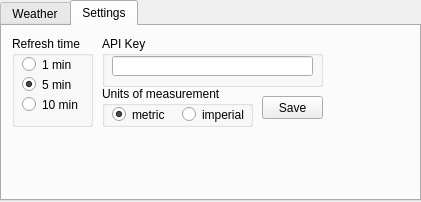
<?xml version="1.0" encoding="UTF-8"?>
<ui version="4.0">
 <class>MainWindow</class>
 <widget class="QMainWindow" name="MainWindow">
  <property name="windowModality">
   <enum>Qt::NonModal</enum>
  </property>
  <property name="enabled">
   <bool>true</bool>
  </property>
  <property name="geometry">
   <rect>
    <x>0</x>
    <y>0</y>
    <width>421</width>
    <height>202</height>
   </rect>
  </property>
  <property name="sizePolicy">
   <sizepolicy hsizetype="Fixed" vsizetype="Fixed">
    <horstretch>0</horstretch>
    <verstretch>0</verstretch>
   </sizepolicy>
  </property>
  <property name="focusPolicy">
   <enum>Qt::TabFocus</enum>
  </property>
  <property name="contextMenuPolicy">
   <enum>Qt::DefaultContextMenu</enum>
  </property>
  <property name="windowTitle">
   <string>Weather App - Open Weather Map</string>
  </property>
  <property name="autoFillBackground">
   <bool>false</bool>
  </property>
  <property name="tabShape">
   <enum>QTabWidget::Triangular</enum>
  </property>
  <widget class="QWidget" name="centralwidget">
   <property name="enabled">
    <bool>true</bool>
   </property>
   <property name="sizePolicy">
    <sizepolicy hsizetype="Maximum" vsizetype="Preferred">
     <horstretch>0</horstretch>
     <verstretch>0</verstretch>
    </sizepolicy>
   </property>
   <widget class="QTabWidget" name="tabWidget">
    <property name="geometry">
     <rect>
      <x>0</x>
      <y>0</y>
      <width>421</width>
      <height>201</height>
     </rect>
    </property>
    <property name="currentIndex">
     <number>1</number>
    </property>
    <widget class="QWidget" name="weatherTab">
     <attribute name="title">
      <string>Weather</string>
     </attribute>
     <widget class="QGroupBox" name="detailsBox">
      <property name="geometry">
       <rect>
        <x>0</x>
        <y>-1</y>
        <width>421</width>
        <height>181</height>
       </rect>
      </property>
      <property name="font">
       <font>
        <family>Arial</family>
        <pointsize>16</pointsize>
        <weight>75</weight>
        <bold>true</bold>
        <stylestrategy>PreferDefault</stylestrategy>
        <kerning>false</kerning>
       </font>
      </property>
      <property name="title">
       <string>City</string>
      </property>
      <widget class="QLabel" name="imageLabel">
       <property name="geometry">
        <rect>
         <x>339</x>
         <y>79</y>
         <width>71</width>
         <height>71</height>
        </rect>
       </property>
       <property name="font">
        <font>
         <family>Arial</family>
         <pointsize>11</pointsize>
         <weight>75</weight>
         <bold>true</bold>
         <stylestrategy>PreferDefault</stylestrategy>
         <kerning>false</kerning>
        </font>
       </property>
       <property name="frameShape">
        <enum>QFrame::Panel</enum>
       </property>
       <property name="text">
        <string>Image</string>
       </property>
       <property name="scaledContents">
        <bool>true</bool>
       </property>
       <property name="alignment">
        <set>Qt::AlignCenter</set>
       </property>
      </widget>
      <widget class="QLabel" name="tempLabel">
       <property name="geometry">
        <rect>
         <x>340</x>
         <y>20</y>
         <width>71</width>
         <height>50</height>
        </rect>
       </property>
       <property name="font">
        <font>
         <family>Arial</family>
         <pointsize>16</pointsize>
         <weight>75</weight>
         <bold>true</bold>
         <stylestrategy>PreferDefault</stylestrategy>
         <kerning>false</kerning>
        </font>
       </property>
       <property name="frameShape">
        <enum>QFrame::Panel</enum>
       </property>
       <property name="text">
        <string>Temp</string>
       </property>
       <property name="scaledContents">
        <bool>true</bool>
       </property>
       <property name="alignment">
        <set>Qt::AlignCenter</set>
       </property>
      </widget>
      <widget class="QPushButton" name="getDataBtn">
       <property name="geometry">
        <rect>
         <x>250</x>
         <y>150</y>
         <width>75</width>
         <height>23</height>
        </rect>
       </property>
       <property name="font">
        <font>
         <family>Arial</family>
         <pointsize>8</pointsize>
         <weight>75</weight>
         <bold>true</bold>
         <stylestrategy>PreferDefault</stylestrategy>
         <kerning>false</kerning>
        </font>
       </property>
       <property name="text">
        <string>PushButton</string>
       </property>
      </widget>
      <widget class="QFrame" name="frame">
       <property name="geometry">
        <rect>
         <x>9</x>
         <y>29</y>
         <width>191</width>
         <height>141</height>
        </rect>
       </property>
       <property name="frameShape">
        <enum>QFrame::StyledPanel</enum>
       </property>
       <property name="frameShadow">
        <enum>QFrame::Raised</enum>
       </property>
       <widget class="QWidget" name="formLayoutWidget">
        <property name="geometry">
         <rect>
          <x>-1</x>
          <y>-1</y>
          <width>194</width>
          <height>171</height>
         </rect>
        </property>
        <layout class="QFormLayout" name="formLayout">
         <item row="0" column="0">
          <widget class="QLabel" name="label">
           <property name="font">
            <font>
             <family>Arial</family>
             <pointsize>12</pointsize>
             <weight>75</weight>
             <bold>true</bold>
             <stylestrategy>PreferDefault</stylestrategy>
             <kerning>false</kerning>
            </font>
           </property>
           <property name="text">
            <string>Description</string>
           </property>
          </widget>
         </item>
         <item row="0" column="1">
          <widget class="QLabel" name="descriptionLabel">
           <property name="font">
            <font>
             <family>Arial</family>
             <pointsize>12</pointsize>
             <weight>50</weight>
             <italic>true</italic>
             <bold>false</bold>
             <underline>false</underline>
             <stylestrategy>PreferDefault</stylestrategy>
             <kerning>false</kerning>
            </font>
           </property>
           <property name="text">
            <string>TextLabel</string>
           </property>
          </widget>
         </item>
         <item row="1" column="0">
          <widget class="QLabel" name="label_3">
           <property name="font">
            <font>
             <family>Arial</family>
             <pointsize>12</pointsize>
             <weight>75</weight>
             <bold>true</bold>
             <stylestrategy>PreferDefault</stylestrategy>
             <kerning>false</kerning>
            </font>
           </property>
           <property name="text">
            <string>Feels like</string>
           </property>
          </widget>
         </item>
         <item row="1" column="1">
          <widget class="QLabel" name="feelsLikeLabel">
           <property name="font">
            <font>
             <family>Arial</family>
             <pointsize>12</pointsize>
             <weight>50</weight>
             <italic>true</italic>
             <bold>false</bold>
             <underline>false</underline>
             <stylestrategy>PreferDefault</stylestrategy>
             <kerning>false</kerning>
            </font>
           </property>
           <property name="text">
            <string>TextLabel</string>
           </property>
          </widget>
         </item>
         <item row="2" column="0">
          <widget class="QLabel" name="label_5">
           <property name="font">
            <font>
             <family>Arial</family>
             <pointsize>12</pointsize>
             <weight>75</weight>
             <bold>true</bold>
             <stylestrategy>PreferDefault</stylestrategy>
             <kerning>false</kerning>
            </font>
           </property>
           <property name="text">
            <string>Pressure</string>
           </property>
          </widget>
         </item>
         <item row="2" column="1">
          <widget class="QLabel" name="pressureLabel">
           <property name="font">
            <font>
             <family>Arial</family>
             <pointsize>12</pointsize>
             <weight>50</weight>
             <italic>true</italic>
             <bold>false</bold>
             <underline>false</underline>
             <stylestrategy>PreferDefault</stylestrategy>
             <kerning>false</kerning>
            </font>
           </property>
           <property name="text">
            <string>TextLabel</string>
           </property>
          </widget>
         </item>
         <item row="3" column="0">
          <widget class="QLabel" name="label_7">
           <property name="font">
            <font>
             <family>Arial</family>
             <pointsize>12</pointsize>
             <weight>75</weight>
             <bold>true</bold>
             <stylestrategy>PreferDefault</stylestrategy>
             <kerning>false</kerning>
            </font>
           </property>
           <property name="text">
            <string>Humidity</string>
           </property>
          </widget>
         </item>
         <item row="3" column="1">
          <widget class="QLabel" name="humidityLabel">
           <property name="font">
            <font>
             <family>Arial</family>
             <pointsize>12</pointsize>
             <weight>50</weight>
             <italic>true</italic>
             <bold>false</bold>
             <underline>false</underline>
             <stylestrategy>PreferDefault</stylestrategy>
             <kerning>false</kerning>
            </font>
           </property>
           <property name="text">
            <string>TextLabel</string>
           </property>
          </widget>
         </item>
         <item row="4" column="0">
          <widget class="QLabel" name="label_9">
           <property name="font">
            <font>
             <family>Arial</family>
             <pointsize>12</pointsize>
             <weight>75</weight>
             <bold>true</bold>
             <stylestrategy>PreferDefault</stylestrategy>
             <kerning>false</kerning>
            </font>
           </property>
           <property name="text">
            <string>Wind</string>
           </property>
          </widget>
         </item>
         <item row="4" column="1">
          <widget class="QLabel" name="windLabel">
           <property name="font">
            <font>
             <family>Arial</family>
             <pointsize>12</pointsize>
             <weight>50</weight>
             <italic>true</italic>
             <bold>false</bold>
             <underline>false</underline>
             <stylestrategy>PreferDefault</stylestrategy>
             <kerning>false</kerning>
            </font>
           </property>
           <property name="text">
            <string>TextLabel</string>
           </property>
          </widget>
         </item>
         <item row="5" column="0">
          <widget class="QLabel" name="label_11">
           <property name="font">
            <font>
             <family>Arial</family>
             <pointsize>12</pointsize>
             <weight>75</weight>
             <bold>true</bold>
             <stylestrategy>PreferDefault</stylestrategy>
             <kerning>false</kerning>
            </font>
           </property>
           <property name="text">
            <string>Clouds</string>
           </property>
          </widget>
         </item>
         <item row="5" column="1">
          <widget class="QLabel" name="cloudsLabel">
           <property name="font">
            <font>
             <family>Arial</family>
             <pointsize>12</pointsize>
             <weight>50</weight>
             <italic>true</italic>
             <bold>false</bold>
             <underline>false</underline>
             <stylestrategy>PreferDefault</stylestrategy>
             <kerning>false</kerning>
            </font>
           </property>
           <property name="text">
            <string>TextLabel</string>
           </property>
          </widget>
         </item>
        </layout>
       </widget>
      </widget>
     </widget>
    </widget>
    <widget class="QWidget" name="settingsTab">
     <attribute name="title">
      <string>Settings</string>
     </attribute>
     <widget class="QGroupBox" name="groupBox">
      <property name="geometry">
       <rect>
        <x>10</x>
        <y>10</y>
        <width>81</width>
        <height>91</height>
       </rect>
      </property>
      <property name="title">
       <string>Refresh time</string>
      </property>
      <widget class="QRadioButton" name="radioButton1">
       <property name="geometry">
        <rect>
         <x>10</x>
         <y>20</y>
         <width>82</width>
         <height>17</height>
        </rect>
       </property>
       <property name="text">
        <string>1 min</string>
       </property>
      </widget>
      <widget class="QRadioButton" name="radioButton5">
       <property name="geometry">
        <rect>
         <x>10</x>
         <y>40</y>
         <width>82</width>
         <height>17</height>
        </rect>
       </property>
       <property name="text">
        <string>5 min</string>
       </property>
       <property name="checked">
        <bool>true</bool>
       </property>
      </widget>
      <widget class="QRadioButton" name="radioButton10">
       <property name="geometry">
        <rect>
         <x>10</x>
         <y>60</y>
         <width>82</width>
         <height>17</height>
        </rect>
       </property>
       <property name="text">
        <string>10 min</string>
       </property>
      </widget>
     </widget>
     <widget class="QGroupBox" name="groupBox_2">
      <property name="geometry">
       <rect>
        <x>100</x>
        <y>10</y>
        <width>221</width>
        <height>51</height>
       </rect>
      </property>
      <property name="title">
       <string>API Key</string>
      </property>
      <widget class="QLineEdit" name="lineEditKey">
       <property name="geometry">
        <rect>
         <x>10</x>
         <y>20</y>
         <width>201</width>
         <height>20</height>
        </rect>
       </property>
       <property name="text">
        <string/>
       </property>
      </widget>
     </widget>
     <widget class="QGroupBox" name="groupBox_3">
      <property name="geometry">
       <rect>
        <x>100</x>
        <y>60</y>
        <width>151</width>
        <height>41</height>
       </rect>
      </property>
      <property name="title">
       <string>Units of measurement</string>
      </property>
      <widget class="QRadioButton" name="radioButtonMetric">
       <property name="geometry">
        <rect>
         <x>10</x>
         <y>20</y>
         <width>81</width>
         <height>17</height>
        </rect>
       </property>
       <property name="text">
        <string>metric</string>
       </property>
       <property name="checked">
        <bool>true</bool>
       </property>
      </widget>
      <widget class="QRadioButton" name="radioButtonImperial">
       <property name="geometry">
        <rect>
         <x>80</x>
         <y>20</y>
         <width>82</width>
         <height>17</height>
        </rect>
       </property>
       <property name="text">
        <string>imperial</string>
       </property>
      </widget>
     </widget>
     <widget class="QPushButton" name="saveButton">
      <property name="geometry">
       <rect>
        <x>260</x>
        <y>70</y>
        <width>61</width>
        <height>23</height>
       </rect>
      </property>
      <property name="text">
       <string>Save</string>
      </property>
     </widget>
    </widget>
   </widget>
  </widget>
 </widget>
 <resources/>
 <connections/>
</ui>
